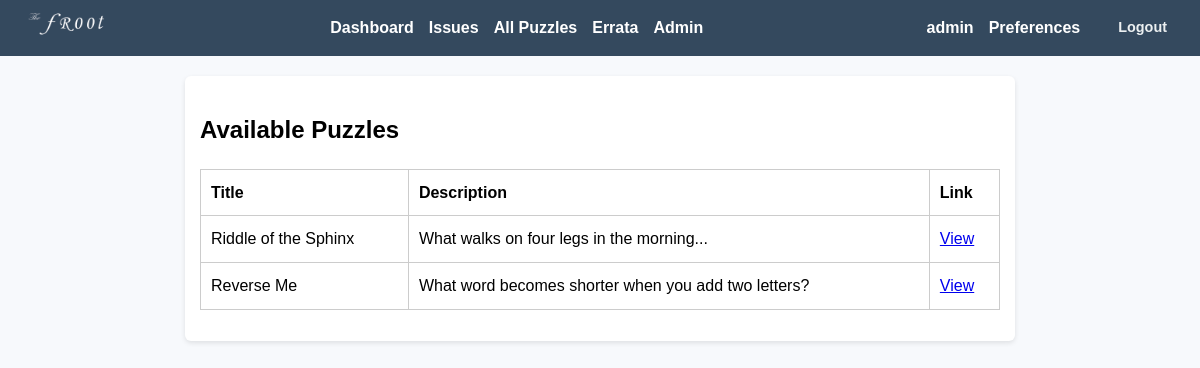
The page /puzzles (signed in) on the database its author committed.
### app/models.py (models this page shows, shortened)
class User(UserMixin, db.Model):
    id = db.Column(db.Integer, primary_key=True)
    username = db.Column(db.String(150), unique=True, nullable=False)
    email = db.Column(db.String(150), unique=True, nullable=False)
    display_name = db.Column(db.String(150), nullable=True)
    password_hash = db.Column(db.String(200), nullable=False)
    is_admin = db.Column(db.Boolean, default=False)
    email_notifications = db.Column(db.Boolean, default=True)
    notify_new_issues = db.Column(db.Boolean, default=True)
    notify_new_hints = db.Column(db.Boolean, default=True)
    submissions = db.relationship('Submission', backref='user', lazy=True)

class Puzzle(db.Model):
    id = db.Column(db.Integer, primary_key=True)
    title = db.Column(db.String(200), nullable=False)
    description = db.Column(db.Text, nullable=False)
    answer_hash = db.Column(db.String(200), nullable=False)
    created_at = db.Column(db.DateTime, default=lambda: datetime.now(timezone.utc))
    issue_id = db.Column(db.Integer, db.ForeignKey('issue.id'), nullable=True)
    hints = db.relationship('Hint', backref='puzzle', lazy=True)
    submissions = db.relationship('Submission', backref='puzzle', lazy=True)

### app/puzzles.py (the view)
@puzzle_bp.route('/puzzles')
@login_required
def list_puzzles():
    puzzles = Puzzle.query.all()
    return render_template('puzzle_list.html', puzzles=puzzles)

### app/templates/puzzle_list.html
{% extends "base.html" %}
{% block content %}
<h2>Available Puzzles</h2>
<table>
  <tr>
    <th>Title</th>
    <th>Description</th>
    <th>Link</th>
  </tr>
  {% for puzzle in puzzles %}
  <tr>
    <td>{{ puzzle.title }}</td>
    <td>{{ puzzle.description }}</td>
    <td><a href="{{ url_for('puzzle.puzzle_detail', puzzle_id=puzzle.id) }}">View</a></td>
  </tr>
  {% endfor %}
</table>
{% endblock %}

### app/templates/base.html (shortened to what this page needs)
<!DOCTYPE html>
<html>
<head>
    <link rel="stylesheet" href="{{ url_for('static', filename='style.css') }}">
</head>
<body>
  <nav>
    <div class="nav-content">
      <div class="nav-logo">
        <img src="{{ url_for('static', filename='img/logo.png') }}" alt="Logo">
      </div>
      <div class="nav-links">
        {% if current_user.is_authenticated %}
            <a href="{{ url_for('puzzle.user_dashboard') }}">Dashboard</a>
            <a href="{{ url_for('puzzle.list_issues') }}">Issues</a>
            <a href="{{ url_for('puzzle.list_puzzles') }}">All Puzzles</a>
            <a href="{{ url_for('puzzle.errata_list') }}">Errata</a>
            {% if current_user.is_admin %}
                <a href="{{ url_for('admin.dashboard') }}">Admin</a>
            {% endif %}
        {% else %}
            <a href="{{ url_for('main.index') }}">Home</a>
            <a href="{{ url_for('puzzle.errata_list') }}">Errata</a>
            <a href="{{ url_for('auth.login') }}">Login</a>
            <a href="{{ url_for('auth.register') }}">Register</a>
        {% endif %}
      </div>
      {% if current_user.is_authenticated %}
        <div class="user-profile">
          <div class="user-info">
            <span class="user-name">{{ current_user.username }}</span>
            <a href="{{ url_for('auth.preferences') }}" class="preferences-link">Preferences</a>
            <a href="{{ url_for('auth.logout') }}" class="logout-link">Logout</a>
          </div>
        </div>
      {% endif %}
    </div>
</nav>
  <div class="container">
        {% block content %}{% endblock %}
    </div>
</body>
</html>

### app/static/style.css (style rules this page uses)
body { font-family: Arial, sans-serif; background-color: #f7f9fc; margin: 0; padding: 0; line-height: 1.6; }
nav { background-color: #34495e; padding: 10px; color: white; }
.nav-content { display: flex; justify-content: space-between; align-items: center; gap: 20px; }
.nav-links { display: flex; align-items: center; }
nav a { color: white; margin-right: 15px; text-decoration: none; font-weight: bold; }
.nav-logo img { height: 28px; width: auto; }
.user-profile { display: flex; align-items: center; }
.user-info { display: flex; align-items: center; gap: 15px; }
.user-name { color: white; font-weight: bold; }
.logout-link { color: #ecf0f1; text-decoration: none; font-size: 0.9em; padding: 4px 8px; border-radius: 4px; transition: background-color 0.3s ease; }
.container { max-width: 800px; margin: 20px auto; padding: 15px; background-color: white; border-radius: 6px; box-shadow: 0 2px 5px rgba(0, 0, 0, 0.1); }
table { width: 100%; border-collapse: collapse; margin: 1em 0; }
table, th, td { border: 1px solid #ccc; }
th, td { padding: 10px; text-align: left; }

### rows shown on the page
User: username "admin"
Puzzle: title "Riddle of the Sphinx", description "What walks on four legs in the morning..."
Puzzle: title "Reverse Me", description "What word becomes shorter when you add two letters?"
